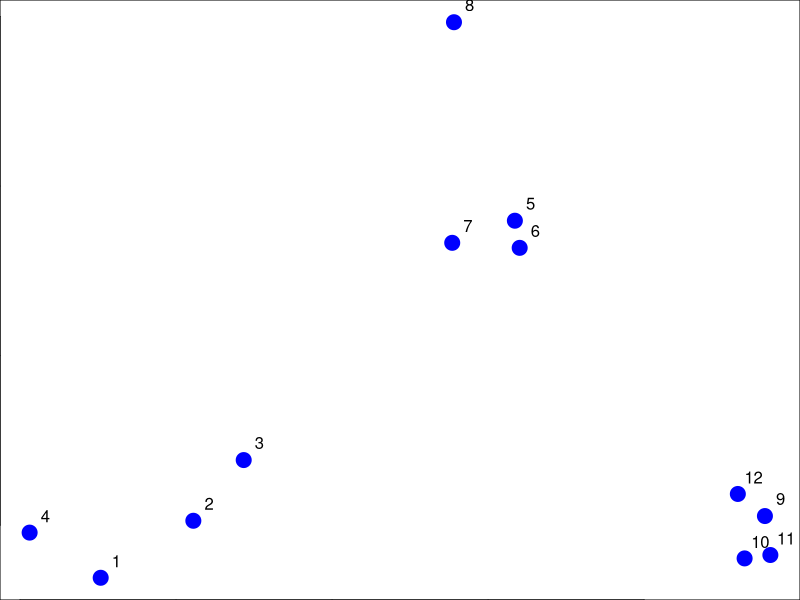
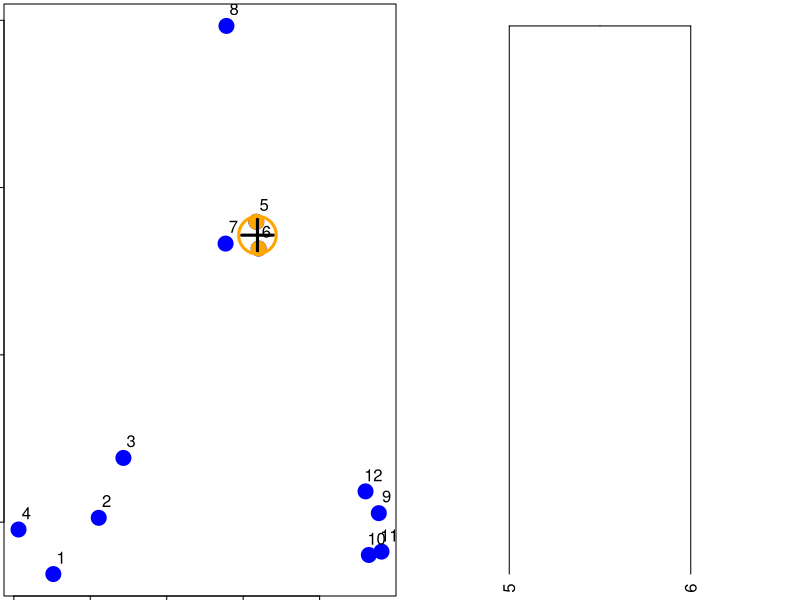
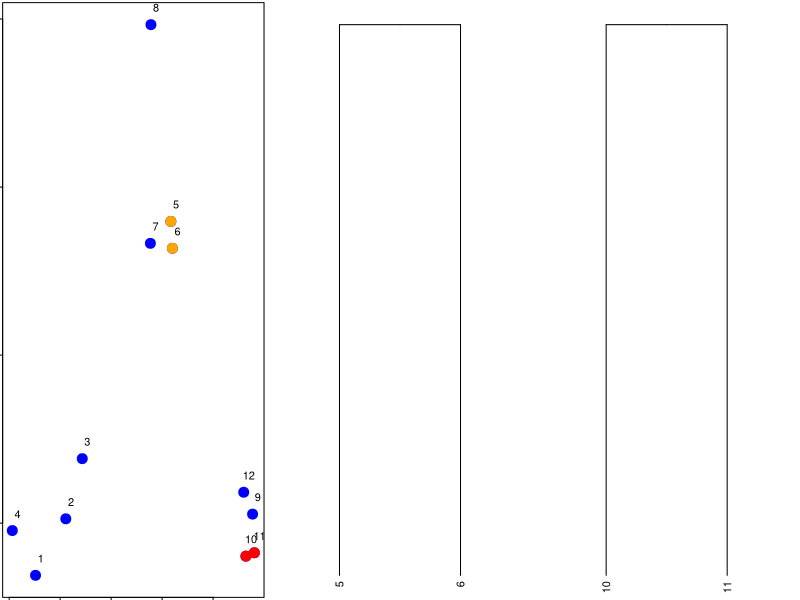
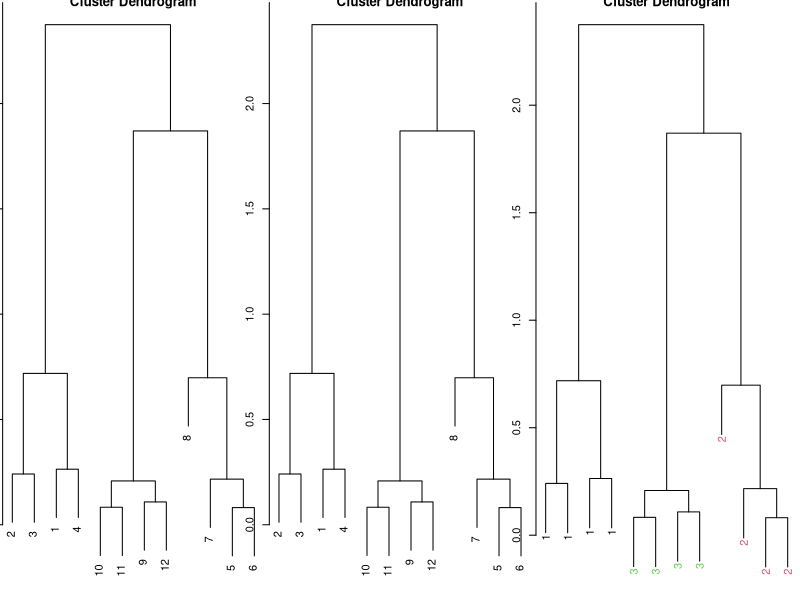
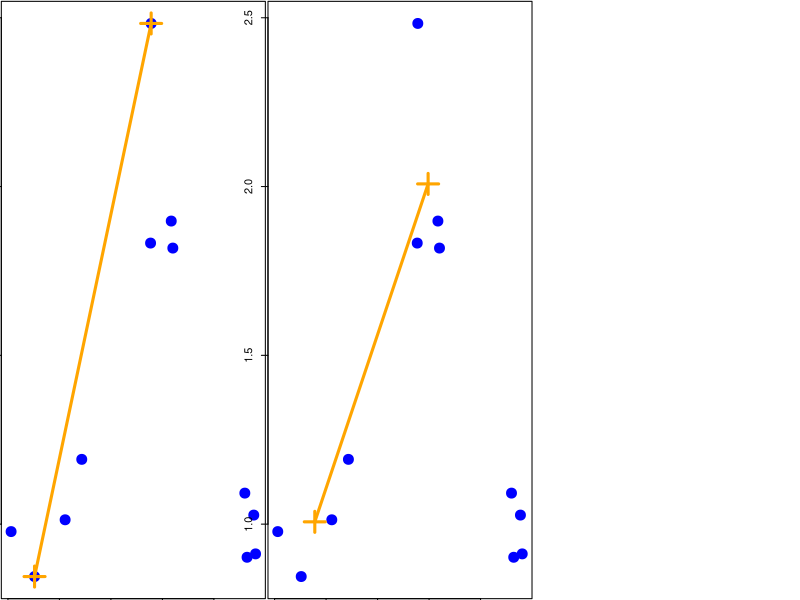
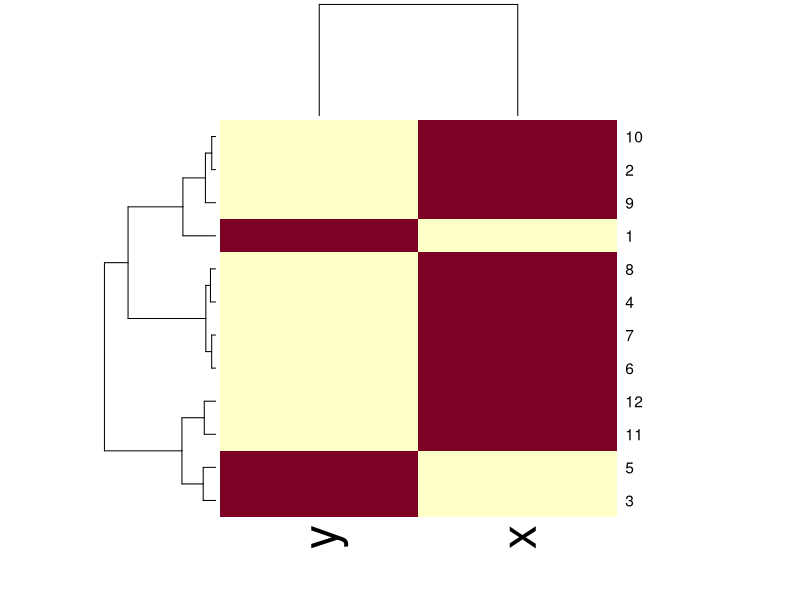

These charts were generated, in order, by the following R code:
## ---- chunk 1
set.seed(1234); par(mar=c(0,0,0,0))
x <- rnorm(12,mean=rep(1:3,each=4),sd=0.2)
y <- rnorm(12,mean=rep(c(1,2,1),each=4),sd=0.2)
plot(x,y,col="blue",pch=19,cex=2)
text(x+0.05,y+0.05,labels=as.character(1:12))
## ---- chunk 2
dataFrame <- data.frame(x=x,y=y)
dist(dataFrame)
?dist
## ---- chunk 3
install.packages('fields')
?rdist
suppressMessages(library(fields))

dataFrame <- data.frame(x=x,y=y)
rdistxy <- rdist(dataFrame)
rdistxy
diag(rdistxy) <- diag(rdistxy) + 1e5 #adding a very large value to the 0 diag, so the following which works 
rdistxy

# Find the index of the points with minimum distance
ind <- which(rdistxy == min(rdistxy),arr.ind=TRUE)

par(mfrow=c(1,2),mar=rep(0.2,4))

# Plot the points with the minimum overlayed
plot(x,y,col="blue",pch=19,cex=2)
text(x+0.05,y+0.05,labels=as.character(1:12))
points(x[ind[1,]],y[ind[1,]],col="orange",pch=19,cex=2)
points(mean(x[ind[1,]]),mean(y[ind[1,]]),col="black",cex=3,lwd=3,pch=3)
points(mean(x[ind[1,]]),mean(y[ind[1,]]),col="orange",cex=5,lwd=3,pch=1)


# Make a cluster and cut it at the right height
distxy <- dist(dataFrame)
hcluster <- hclust(distxy)
dendro <- as.dendrogram(hcluster)
cutDendro <- cut(dendro,h=(hcluster$height[1]+0.00001) )
plot(cutDendro$lower[[11]],yaxt="n")
## ---- chunk 4
library(fields)
dataFrame <- data.frame(x=x,y=y)
rdistxy <- rdist(dataFrame)
diag(rdistxy) <- diag(rdistxy) + 1e5

# Find the index of the new points with minimum distance
ind <- which(rdistxy == rdistxy[order(rdistxy)][3],arr.ind=TRUE)
par(mfrow=c(1,3),mar=rep(0.2,4))

# Plot the points with the minimum overlayed
plot(x,y,col="blue",pch=19,cex=2)
text(x+0.05,y+0.05,labels=as.character(1:12))
points(x[c(5,6)],y[c(5,6)],col="orange",pch=19,cex=2)
points(x[ind[1,]],y[ind[1,]],col="red",pch=19,cex=2)

# Make dendogram plots
distxy <- dist(dataFrame)
hcluster <- hclust(distxy)
dendro <- as.dendrogram(hcluster)
cutDendro <- cut(dendro,h=(hcluster$height[2]) )
plot(cutDendro$lower[[10]],yaxt="n")
plot(cutDendro$lower[[5]],yaxt="n")

## ---- chunk 5
dataFrame <- data.frame(x=x,y=y)
distxy <- dist(dataFrame)
hClustering <- hclust(distxy)
plot(hClustering)
## ---- chunk 6
myplclust <- function( hclust, lab=hclust$labels, lab.col=rep(1,length(hclust$labels)), hang=0.1,...){
  ## modifiction of plclust for plotting hclust objects *in colour*!
  ## Copyright Eva KF Chan 2009
  ## Arguments:
  ##    hclust:    hclust object
  ##    lab:        a character vector of labels of the leaves of the tree
  ##    lab.col:    colour for the labels; NA=default device foreground colour
  ##    hang:     as in hclust & plclust
  ## Side effect:
  ##    A display of hierarchical cluster with coloured leaf labels.
  y <- rep(hclust$height,2); x <- as.numeric(hclust$merge)
  y <- y[which(x<0)]; x <- x[which(x<0)]; x <- abs(x)
  y <- y[order(x)]; x <- x[order(x)]
  plot( hclust, labels=FALSE, hang=hang, ... )
  text( x=x, y=y[hclust$order]-(max(hclust$height)*hang),
        labels=lab[hclust$order], col=lab.col[hclust$order], 
        srt=90, adj=c(1,0.5), xpd=NA, ... )
}

## ---- chunk 7
dataFrame <- data.frame(x=x,y=y)
distxy <- dist(dataFrame)
hClustering <- hclust(distxy)
plot(hClustering)
myplclust(hClustering,lab=rep(1:3,each=4),lab.col=rep(1:3,each=4))
## ---- chunk 8
dataFrame <- data.frame(x=x,y=y)
par(mar=rep(0.1,4))
plot(x,y,col="blue",pch=19,cex=2)
points(x[8],y[8],col="orange",pch=3,lwd=3,cex=3)
points(x[1],y[1],col="orange",pch=3,lwd=3,cex=3)
segments(x[8],y[8],x[1],y[1],lwd=3,col="orange")

## ---- chunk 9
dataFrame <- data.frame(x=x,y=y)
par(mar=rep(0.1,4))
plot(x,y,col="blue",pch=19,cex=2)
points(mean(x[1:4]),mean(y[1:4]),col="orange",pch=3,lwd=3,cex=3)
points(mean(x[5:8]),mean(y[5:8]),col="orange",pch=3,lwd=3,cex=3)
segments(mean(x[1:4]),mean(y[1:4]),mean(x[5:8]),mean(y[5:8]),lwd=3,col="orange")

## ---- chunk 10
dataFrame <- data.frame(x=x,y=y)
set.seed(143)
dataMatrix <- as.matrix(dataFrame)[sample(1:12),]
heatmap(dataMatrix)
